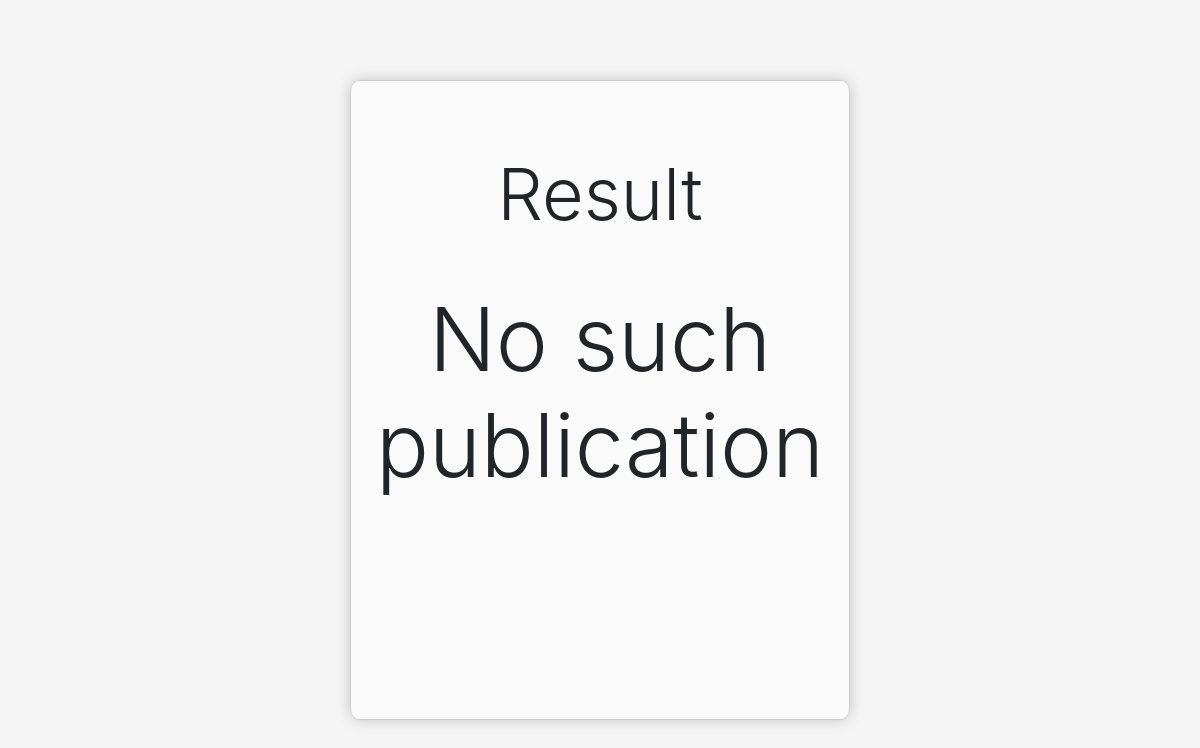
Before: /publications/2/ with the older database file.
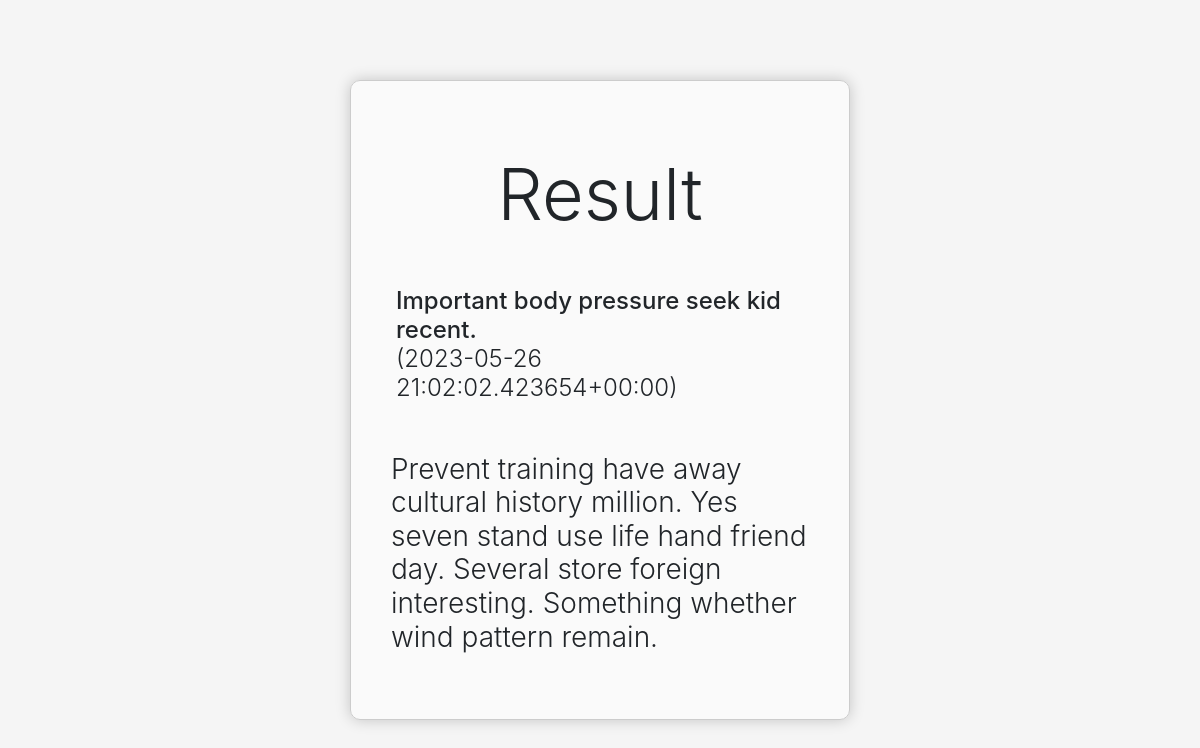
After: the same page with the newer database file.
### blog/models.py (models this page shows, shortened)
class Publication(models.Model):
    id = models.AutoField(primary_key=True)
    title = models.CharField(max_length=50)
    content = models.TextField()
    updated_at = models.DateTimeField(auto_now_add=True)

### blog/views.py (the view)
# urls.py: path("publications/<int:id>/", views.publications, name="publications")
@cache_page(60 * 15)
def publications(request, id=None):
    try:
        pub = Publication.objects.get(id=id)
    except:
        return render(request, "publications.html", {"error": "No such publication"})
    name = pub.title
    content = pub.content
    time = pub.updated_at
    return render(
        request, "publications.html", {"name": name, "content": content, "time": f"({time})"}
    )

### templates/publications.html (shortened to what this page needs)
<!doctype html>
<html lang="en">
<head>
    <link rel="stylesheet" href="https://cdn.jsdelivr.net/npm/bootstrap@4.0.0/dist/css/bootstrap.min.css"
>
</head>
<body>
<form>
    <h1 class="display-3" style="text-align: center">Result</h1>
    <h4 class="text-monospace">{{ name }} <p class="font-weight-light">{{ time }}</p></h4>
    <h2 class="display-2" style="text-align: center;">{{ error }}</h2>
    <p>
    <h3 class="font-weight-light">{{ content }}</h3></p>
</form>
</body>
</html>

Changed rows visible on the page:
added Publication: title "Important body pressure seek kid recent.", content "Prevent training have away cultural history million. Yes seven stand use life hand friend day. Several store foreign interesting. Something whether wind pattern remain."
Other visible differences:
{{ time }}: (not shown) → "(2023-05-26 21:02:02.423654+00:00)"
{{ error }}: "No such publication" → (not shown)
